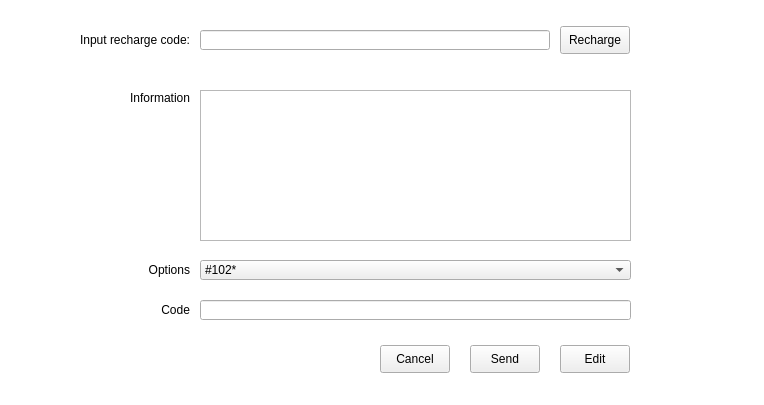
<?xml version="1.0" encoding="UTF-8"?>
<ui version="4.0">
 <class>Form</class>
 <widget class="QWidget" name="Form">
  <property name="geometry">
   <rect>
    <x>0</x>
    <y>0</y>
    <width>764</width>
    <height>405</height>
   </rect>
  </property>
  <property name="windowTitle">
   <string>Form</string>
  </property>
  <property name="styleSheet">
   <string notr="true">QWidget#Form
{
	border-image: url(Skin/dataBackground.png);
    background-color:white;

}</string>
  </property>
  <widget class="QTextEdit" name="textEditUssdResult">
   <property name="geometry">
    <rect>
     <x>200</x>
     <y>90</y>
     <width>431</width>
     <height>151</height>
    </rect>
   </property>
  </widget>
  <widget class="QComboBox" name="comboBoxUssd">
   <property name="geometry">
    <rect>
     <x>200</x>
     <y>260</y>
     <width>431</width>
     <height>20</height>
    </rect>
   </property>
   <property name="toolTip">
    <string/>
   </property>
   <property name="duplicatesEnabled">
    <bool>false</bool>
   </property>
   <item>
    <property name="text">
     <string>#102*</string>
    </property>
   </item>
   <item>
    <property name="text">
     <string>#103#</string>
    </property>
   </item>
   <item>
    <property name="text">
     <string>#104#</string>
    </property>
   </item>
  </widget>
  <widget class="QLineEdit" name="lineEditSendCommand">
   <property name="geometry">
    <rect>
     <x>200</x>
     <y>300</y>
     <width>431</width>
     <height>20</height>
    </rect>
   </property>
  </widget>
  <widget class="QPushButton" name="pushButtonSend">
   <property name="geometry">
    <rect>
     <x>470</x>
     <y>345</y>
     <width>70</width>
     <height>28</height>
    </rect>
   </property>
   <property name="sizePolicy">
    <sizepolicy hsizetype="Fixed" vsizetype="Fixed">
     <horstretch>0</horstretch>
     <verstretch>0</verstretch>
    </sizepolicy>
   </property>
   <property name="minimumSize">
    <size>
     <width>0</width>
     <height>0</height>
    </size>
   </property>
   <property name="sizeIncrement">
    <size>
     <width>75</width>
     <height>23</height>
    </size>
   </property>
   <property name="focusPolicy">
    <enum>Qt::NoFocus</enum>
   </property>
   <property name="styleSheet">
    <string notr="true">QPushButton{ 
border-image:url(Skin/SmallChangeableButton_1.png);
	color: rgb(0, 0, 0);
}
QPushButton:pressed{ 
border-image:url(Skin/SmallChangeableButton_3.png);
	color: rgb(0, 0, 0);
}
QPushButton:hover{
border-image:url(Skin/SmallChangeableButton_3.png);
	color: rgb(0, 0, 0);
}
QPushButton:disabled{
border-image:url(Skin/SmallChangeableButton_2.png);
	color: rgb(80, 80, 80);
}</string>
   </property>
   <property name="text">
    <string>Send</string>
   </property>
  </widget>
  <widget class="QPushButton" name="pushButtonCancel">
   <property name="geometry">
    <rect>
     <x>380</x>
     <y>345</y>
     <width>70</width>
     <height>28</height>
    </rect>
   </property>
   <property name="minimumSize">
    <size>
     <width>0</width>
     <height>0</height>
    </size>
   </property>
   <property name="maximumSize">
    <size>
     <width>16777215</width>
     <height>16777215</height>
    </size>
   </property>
   <property name="focusPolicy">
    <enum>Qt::NoFocus</enum>
   </property>
   <property name="styleSheet">
    <string notr="true">QPushButton{ 
border-image:url(Skin/SmallChangeableButton_1.png);
	color: rgb(0, 0, 0);
}
QPushButton:pressed{ 
border-image:url(Skin/SmallChangeableButton_3.png);
	color: rgb(0, 0, 0);
}
QPushButton:hover{
border-image:url(Skin/SmallChangeableButton_3.png);
	color: rgb(0, 0, 0);
}
QPushButton:disabled{
border-image:url(Skin/SmallChangeableButton_2.png);
	color: rgb(80, 80, 80);
}</string>
   </property>
   <property name="text">
    <string>Cancel</string>
   </property>
  </widget>
  <widget class="QPushButton" name="pushButtonEdit">
   <property name="geometry">
    <rect>
     <x>560</x>
     <y>345</y>
     <width>70</width>
     <height>28</height>
    </rect>
   </property>
   <property name="sizePolicy">
    <sizepolicy hsizetype="Fixed" vsizetype="Fixed">
     <horstretch>0</horstretch>
     <verstretch>0</verstretch>
    </sizepolicy>
   </property>
   <property name="minimumSize">
    <size>
     <width>0</width>
     <height>0</height>
    </size>
   </property>
   <property name="maximumSize">
    <size>
     <width>16777215</width>
     <height>16777215</height>
    </size>
   </property>
   <property name="focusPolicy">
    <enum>Qt::NoFocus</enum>
   </property>
   <property name="styleSheet">
    <string notr="true">QPushButton{ 
border-image:url(Skin/SmallChangeableButton_1.png);
	color: rgb(0, 0, 0);
}
QPushButton:pressed{ 
border-image:url(Skin/SmallChangeableButton_3.png);
	color: rgb(0, 0, 0);
}
QPushButton:hover{
border-image:url(Skin/SmallChangeableButton_3.png);
	color: rgb(0, 0, 0);
}
QPushButton:disabled{
border-image:url(Skin/SmallChangeableButton_2.png);
	color: rgb(80, 80, 80);
}</string>
   </property>
   <property name="text">
    <string>Edit</string>
   </property>
  </widget>
  <widget class="QLabel" name="labelUssdInformation">
   <property name="geometry">
    <rect>
     <x>100</x>
     <y>88</y>
     <width>90</width>
     <height>20</height>
    </rect>
   </property>
   <property name="text">
    <string>Information</string>
   </property>
   <property name="alignment">
    <set>Qt::AlignRight|Qt::AlignTrailing|Qt::AlignVCenter</set>
   </property>
  </widget>
  <widget class="QLabel" name="labelUssdOptions">
   <property name="geometry">
    <rect>
     <x>100</x>
     <y>260</y>
     <width>90</width>
     <height>20</height>
    </rect>
   </property>
   <property name="text">
    <string>Options</string>
   </property>
   <property name="alignment">
    <set>Qt::AlignRight|Qt::AlignTrailing|Qt::AlignVCenter</set>
   </property>
  </widget>
  <widget class="QLabel" name="labelUssdCode">
   <property name="geometry">
    <rect>
     <x>100</x>
     <y>300</y>
     <width>90</width>
     <height>20</height>
    </rect>
   </property>
   <property name="text">
    <string>Code</string>
   </property>
   <property name="alignment">
    <set>Qt::AlignRight|Qt::AlignTrailing|Qt::AlignVCenter</set>
   </property>
  </widget>
  <widget class="QLabel" name="labelUssdRechargeCode">
   <property name="geometry">
    <rect>
     <x>40</x>
     <y>30</y>
     <width>150</width>
     <height>20</height>
    </rect>
   </property>
   <property name="text">
    <string>Input recharge code:</string>
   </property>
   <property name="alignment">
    <set>Qt::AlignRight|Qt::AlignTrailing|Qt::AlignVCenter</set>
   </property>
  </widget>
  <widget class="QLineEdit" name="lineEditSendRechargeCodeCommand">
   <property name="geometry">
    <rect>
     <x>200</x>
     <y>30</y>
     <width>350</width>
     <height>20</height>
    </rect>
   </property>
  </widget>
  <widget class="QPushButton" name="pushButtonRecharge">
   <property name="geometry">
    <rect>
     <x>560</x>
     <y>26</y>
     <width>70</width>
     <height>28</height>
    </rect>
   </property>
   <property name="sizePolicy">
    <sizepolicy hsizetype="Fixed" vsizetype="Fixed">
     <horstretch>0</horstretch>
     <verstretch>0</verstretch>
    </sizepolicy>
   </property>
   <property name="minimumSize">
    <size>
     <width>0</width>
     <height>0</height>
    </size>
   </property>
   <property name="sizeIncrement">
    <size>
     <width>75</width>
     <height>23</height>
    </size>
   </property>
   <property name="focusPolicy">
    <enum>Qt::NoFocus</enum>
   </property>
   <property name="styleSheet">
    <string notr="true">QPushButton{ 
border-image:url(Skin/SmallChangeableButton_1.png);
	color: rgb(0, 0, 0);
}
QPushButton:pressed{ 
border-image:url(Skin/SmallChangeableButton_3.png);
	color: rgb(0, 0, 0);
}
QPushButton:hover{
border-image:url(Skin/SmallChangeableButton_3.png);
	color: rgb(0, 0, 0);
}
QPushButton:disabled{
border-image:url(Skin/SmallChangeableButton_2.png);
	color: rgb(80, 80, 80);
}</string>
   </property>
   <property name="text">
    <string>Recharge</string>
   </property>
  </widget>
 </widget>
 <resources/>
 <connections/>
</ui>
